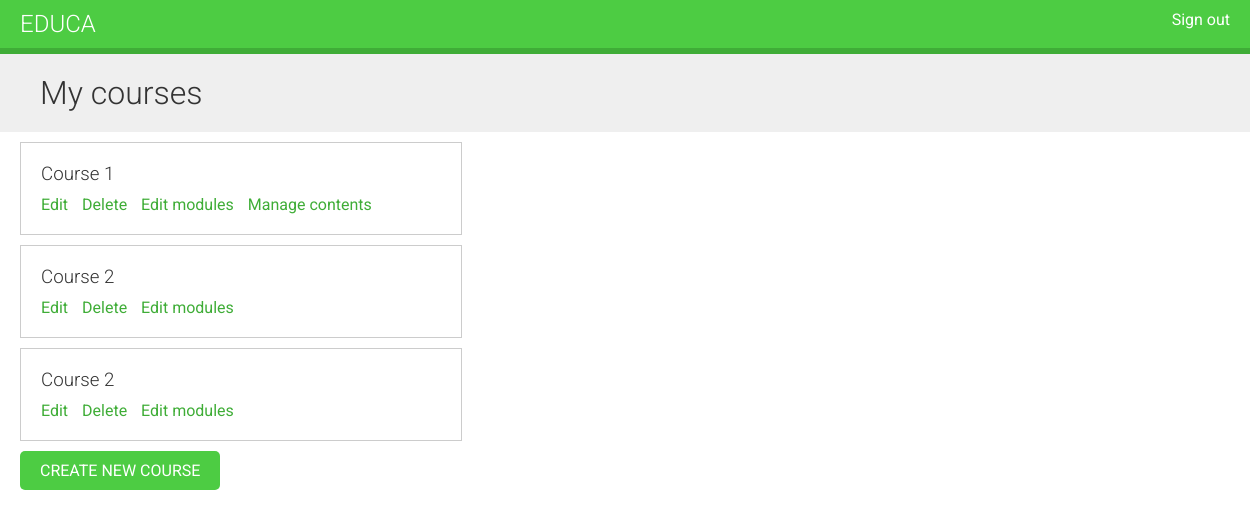
Before: /course/mine/ (signed in) with the older database file.
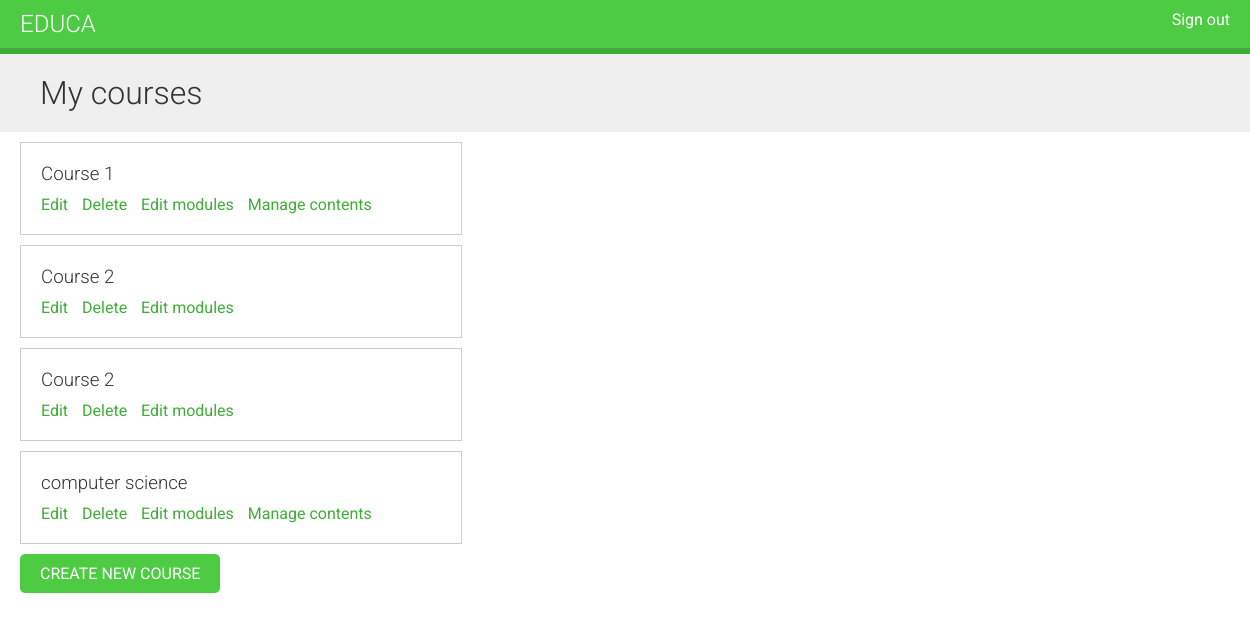
After: the same page with the newer database file.
### courses/models.py (models this page shows, shortened)
class Course(models.Model):
    owner = models.ForeignKey(User, on_delete=models.CASCADE, related_name="courses_created")
    subject = models.ForeignKey(Subject, on_delete=models.CASCADE, related_name="courses")
    title = models.CharField(max_length=200)
    slug = models.SlugField(max_length=200, unique=True)
    overview = models.TextField()
    created = models.DateTimeField(auto_now_add=True)
    class Meta:
        ordering = ['title']

### courses/views.py (the view)
# urls.py: path('mine/', views.ManageCourseListView.as_view(), name='manage_course_list'),
class ManageCourseListView(OwnerCourseMixin, ListView):
    template_name = 'courses/manage/course/list.html'
    permission_required = 'courses.view_course'

### courses/views.py (called while the page is built)
    def get_queryset(self):
        qs = super().get_queryset()
        return qs.filter(owner=self.request.user)

### courses/templates/courses/manage/course/list.html (shortened to what this page needs)
{% extends "base.html" %}
{% block content %}
    <h1>My courses</h1>
    <div class="module">
        {% for course in object_list %}
            <div class="course-info">
                <h3>{{ course.title }}</h3>
                <p>
                    <a href="{% url "course_edit" course.id %}">Edit</a>
                    <a href="{% url "course_delete" course.id %}">Delete</a>
                    <a href="{% url "course_module_update" course.id %}">Edit modules</a>
                    {% if course.modules.count > 0 %}
                        <a href="{% url "module_content_list" course.modules.first.id %}">
                            Manage contents</a>
                    {% endif %}
                </p>
            </div>
        {% empty %}
            <p>You haven't created any courses yet.</p>
        {% endfor %}
        <p>
            <a href="{% url "course_create" %}" class="button">Create new
                course</a>
        </p>
    </div>
{% endblock %}

Changed rows visible on the page:
added Course: title "computer science", shows "Manage contents"
